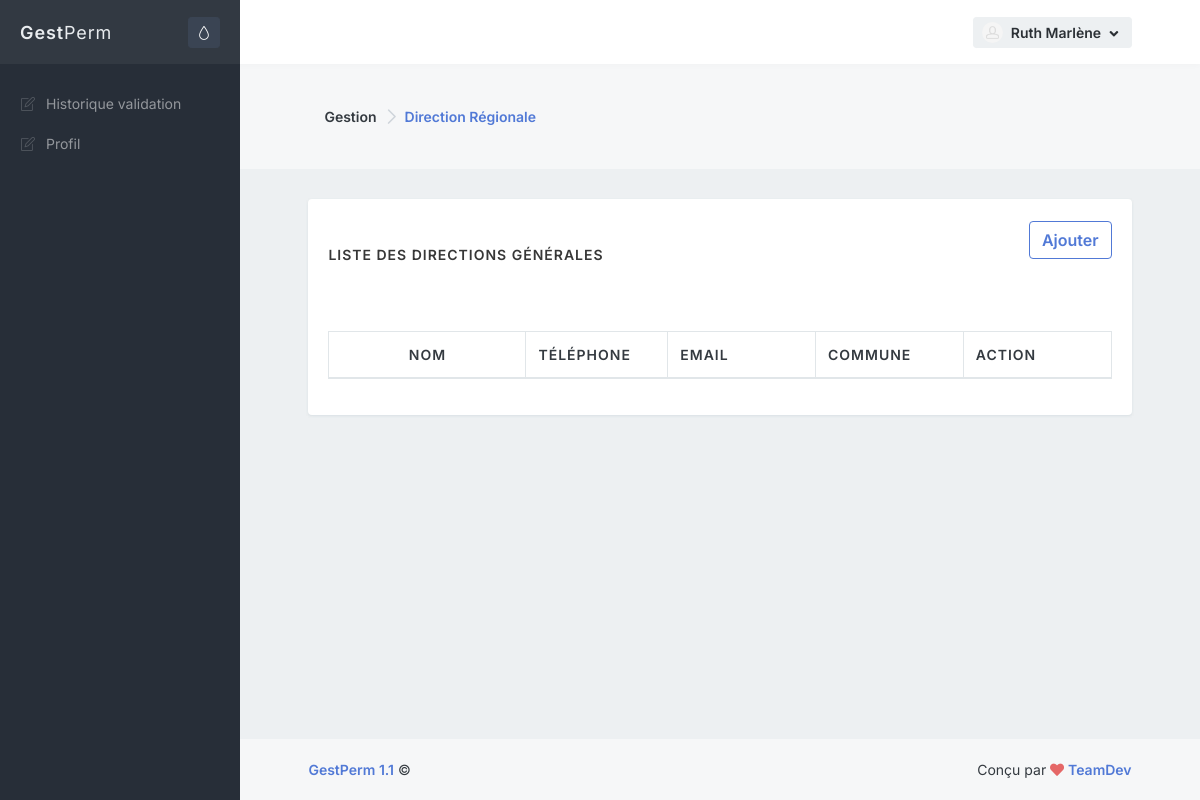
Page /admin/dr.php (signed in) on the earlier database version.
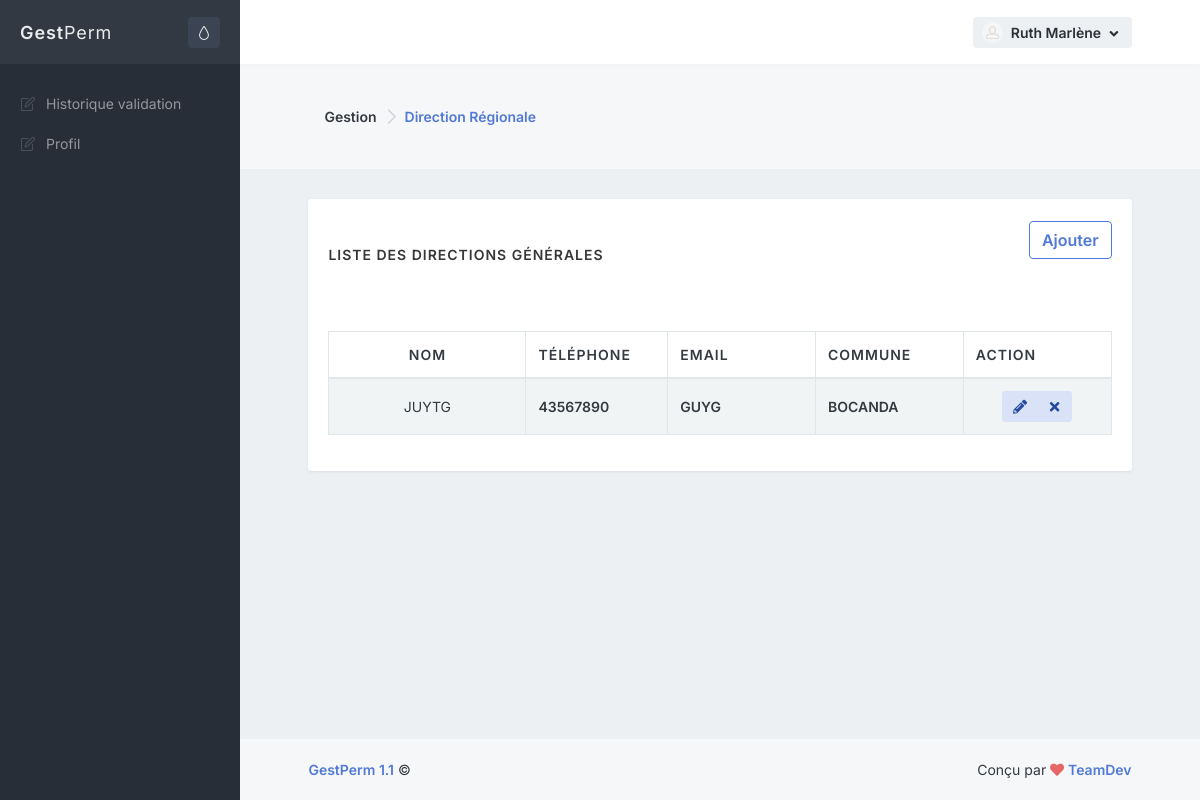
Same page on the later database version.
### tables this page shows
CREATE TABLE IF NOT EXISTS `directionregionale` (
  `IdDirectionRegionale` int(11) NOT NULL AUTO_INCREMENT,
  `NomDirectionRegionale` varchar(255) NOT NULL,
  `TelDirectionRegionale` varchar(255) NOT NULL,
  `EmailDirectionRegionale` varchar(255) NOT NULL,
  `CommuneDirectionRegionale` varchar(255) NOT NULL,
  PRIMARY KEY (`IdDirectionRegionale`)
);

CREATE TABLE IF NOT EXISTS `localite` (
  `CodeZone` bigint(19) NOT NULL AUTO_INCREMENT,
  `LibelleZone` varchar(200) NOT NULL,
  `CodeZoneMere` bigint(19) NOT NULL,
  `NiveauStr` smallint(6) NOT NULL,
  PRIMARY KEY (`CodeZone`)
);

### class/database.php (called while the page is built, shortened)
<?php
class Database
{
    private static $dbHost = "localhost";
    private static $dbName = "pct_db";
    private static $dbUsername = "root";
    private static $dbUserpassword = "";
    private static $connection = null;
    private static function connect()
    {
        if(self::$connection == null)
        {
            try
            {
              self::$connection = new PDO("mysql:host=" . self::$dbHost . ";dbname=" . self::$dbName , self::$dbUsername, self::$dbUserpassword, array(PDO::MYSQL_ATTR_INIT_COMMAND => 'SET NAMES UTF8' , PDO::ATTR_ERRMODE=>PDO::ERRMODE_WARNING));
            }
            catch(PDOException $e)
            {
                die($e->getMessage());
            }
        }
        return self::$connection;
    }
    private static function disconnect()
    {
        self::$connection = null;
    }
    public static function SelectQuery($query="")
    {
        if ($query<>"")
        {
            $req=self::$connection->prepare($query);
            try
            {
              $req->execute();
            }
            catch(Exception $e)
            {
                var_dump($query);
                die($e->getMessage());
            }
            return $req->fetchAll(PDO::FETCH_OBJ);
        }
        else return "";
    }
}
?>

### admin/dr.php (the view, shortened to what the changed rows need)
<?php require 'inc/_global/views/head_start.php'; ?>
<?php require 'inc/_global/views/head_end.php'; ?>
<?php require 'inc/_global/views/page_start.php'; ?>
<div class="content">
    <div class="block block-rounded">
        <div class="block-content block-content-full">
            <table class="table table-bordered table-striped table-vcenter js-dataTable-full">
                <thead>
                    <tr>
                        <th class="text-center" style="width: 20%;">Nom</th>
                        <th class="d-none d-sm-table-cell" style="width: 12%;">Téléphone</th>
                        <th class="d-none d-sm-table-cell" style="width: 15%;">Email</th>
                        <th class="d-none d-sm-table-cell" style="width: 15%;">Commune</th>
                        <th class="d-none d-sm-table-cell" style="width: 15%;">Action</th>
                    </tr>
                </thead>
                <tbody>
                <?php
                        $diregionals=Database::SelectQuery("SELECT * FROM  directionregionale ORDER BY NomDirectionRegionale ASC");
                        foreach($diregionals as $dr):
                    ?>
                    <tr>
                        <td class="text-center font-size-sm"><?=$dr->NomDirectionRegionale?></td>
                        <td class="font-w600 font-size-sm"><?=$dr->TelDirectionRegionale?></td>
                        <td class="font-w600 font-size-sm"><?=$dr->EmailDirectionRegionale?></td>
                        <td class="font-w600 font-size-sm">
                        <?=DataBase::SelectQuery("SELECT LibelleZone FROM localite WHERE CodeZone='$dr->CommuneDirectionRegionale'")[0]->LibelleZone?>
                        </td>
                        <td class="text-center">
                            <div class="btn-group">
                                <button type="button" class="btn btn-sm btn-alt-primary editdiregional" data-toggle="modal" data-iddiregional="<?=$dr->IdDirectionRegionale ?>" data-nomdregional="<?=$dr->NomDirectionRegionale ?>" data-telregional="<?=$dr->TelDirectionRegionale ?>" data-emailregional="<?=$dr->EmailDirectionRegionale ?>" data-locregional="<?=$dr->CommuneDirectionRegionale ?>" title="Edit"  data-target="#Edit-newdr-modal">
                                    <i class="fa fa-fw fa-pencil-alt"></i>
                                </button>
                                <button type="button" class="btn btn-sm btn-alt-primary todelete"  data-toggle="modal" data-target="#Delete-newdr-modal" data-iddiregional="<?=$dr->IdDirectionRegionale ?>" title="Delete">
                                    <i class="fa fa-fw fa-times"></i>
                                </button>
                            </div>
                        </td>
                    </tr>
                    <?php endforeach ?>
                </tbody>
            </table>
        </div>
    </div>
</div>
<?php require 'inc/_global/views/page_end.php'; ?>
<?php require 'inc/_global/views/footer_end.php'; ?>

Differences in the rows shown:
added directionregionale: NomDirectionRegionale "JUYTG", TelDirectionRegionale "43567890", EmailDirectionRegionale "GUYG", CommuneDirectionRegionale.LibelleZone "BOCANDA"
